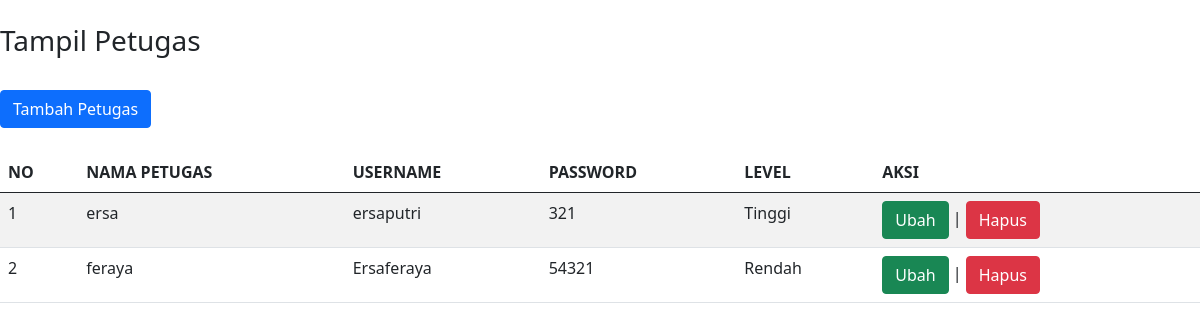
/tampil_petugas.php, run on the app's committed database.
### tables this page shows
CREATE TABLE `petugas` (
  `id_petugas` int(11) NOT NULL,
  `nama_petugas` varchar(100) NOT NULL,
  `username` varchar(100) NOT NULL,
  `password` varchar(100) NOT NULL,
  `level` varchar(100) NOT NULL
);

### tampil_petugas.php (the view, shortened to what this page needs)
<!DOCTYPE html>
<html>
<head>
    <link href="https://cdn.jsdelivr.net/npm/bootstrap@5.0.1/dist/css/bootstrap.min.css" rel="stylesheet">
</head>
<body>
    <br>
    <h3>Tampil Petugas</h3>
    <br>
    <td><a href="tambah_petugas.php" class="btn btn-primary">Tambah Petugas</a></td>
    <br>
    <br>
    <table class="table table-hover table-striped">
        <thead>
            <tr>
                <th>NO</th>
                <th>NAMA PETUGAS</th>
                <th>USERNAME</th>
                <th>PASSWORD</th>
                <th>LEVEL</th>
                <th>AKSI</th>
            </tr>
        </thead>
        <tbody>
            <?php
            include "koneksi.php";
            $qry_petugas = mysqli_query($conn, "select * from petugas");
            $no = 0;
            while ($data_petugas = mysqli_fetch_array($qry_petugas)) {
                $no++; ?>
                    <tr>
                        <td><?= $no ?></td>
                        <td>
                            <?= $data_petugas['nama_petugas'] ?>
                        </td>
                        <td>
                            <?= $data_petugas['username'] ?>
                        </td>
                        <td><?= $data_petugas['password'] ?></td>
                        <td>
                            <?= $data_petugas['level'] ?>
                        </td>
                         <td><a href="ubah_petugas.php?id_petugas=<?= $data_petugas['id_petugas'] ?>" class="btn btn-success">Ubah</a> | <a
                            href="hapus_petugas.php?id_petugas=<?= $data_petugas['id_petugas'] ?>" onclick="return confirm('Apakah anda yakin menghapus data ini?')" class="btn btn-danger">Hapus</a></td>
                    </tr>
                    <?php
            }
            ?>
        </tbody>
    </table>
</body>
</html>

### data on the page
petugas: nama_petugas "ersa", username "ersaputri", password "321", level "Tinggi"
petugas: nama_petugas "feraya", username "Ersaferaya", password "54321", level "Rendah"
